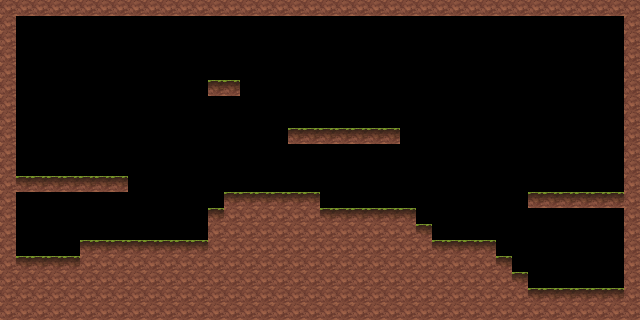

Below is a game level as drawn by its tile map, then a one-line description and the .tmx that defines it (tile-layer data replaced by summaries):
An orthogonal 40x20 tile map with 16x16 px tiles, 1 tile layer (midGround) and 20 objects.

<map version="1.0" orientation="orthogonal" width="40" height="20" tilewidth="16" tileheight="16">
 <properties>
  <property name="height" value="20" />
  <property name="tileSize" value="16" />
  <property name="width" value="40" />
 </properties>
 <tileset firstgid="1" name="terrain" tilewidth="16" tileheight="16">
  <image source="terrain.png" width="256" height="256" />
 </tileset>
 <layer name="midGround" width="40" height="20">
  <data>[800 cells, 298 non-empty, 2 distinct tile ids]</data>
 </layer>
 <objectgroup name="worldCollision" width="40" height="20">
  <object x="0" y="0" width="16" height="320" />
  <object x="16" y="256" width="64" height="64" />
  <object x="80" y="240" width="128" height="80" />
  <object x="224" y="192" width="96" height="128" />
  <object x="320" y="208" width="96" height="112" />
  <object x="416" y="224" width="16" height="96" />
  <object x="432" y="240" width="64" height="80" />
  <object x="496" y="256" width="16" height="64" />
  <object x="512" y="272" width="16" height="48" />
  <object x="528" y="288" width="96" height="32" />
  <object x="624" y="0" width="16" height="320" />
  <object x="16" y="0" width="608" height="16" />
  <object x="288" y="128" width="112" height="16" />
  <object x="528" y="192" width="96" height="16" />
  <object x="208" y="80" width="32" height="16" />
  <object x="16" y="176" width="112" height="16" />
  <object x="208" y="208" width="16" height="112" />
 </objectgroup>
 <objectgroup name="doorsIn" width="40" height="20">
  <object x="560" y="256" width="32" height="32" />
  <object x="32" y="224" width="32" height="32" />
  <object x="208" y="48" width="32" height="32" />
 </objectgroup>
</map>